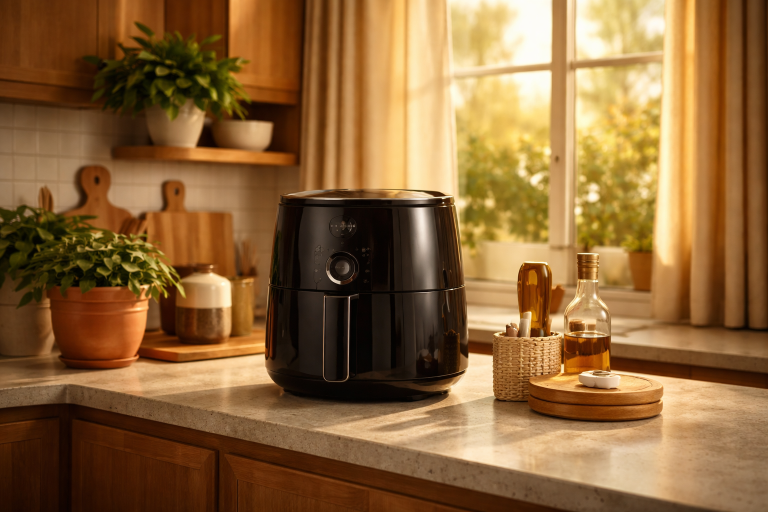
#> input picture frontend/images/imagesposts/Bancada-de-cozinha-iluminada-e-acolhedora.jpg, 1536 x 1024 px (shown at 1/2 size); its folder holds only this picture in this run
$ python redimensionar_imagens_og.py
#> lines starting #> are read from the running program, lines starting #| are printed output that depends on the picture
from PIL import Image
import os
from pathlib import Path

# Diretório de imagens
img_dir = "frontend/images/imagesposts"
backup_dir = "frontend/images/imagesposts_backup"

# Padrão ideal para OG
TARGET_WIDTH = 1200
TARGET_HEIGHT = 630

# Criar backup
os.makedirs(backup_dir, exist_ok=True)

print("=" * 80)
print("REDIMENSIONAMENTO DE IMAGENS OG - AchadoCerto.VIP")
print("=" * 80)
print(f"\nTamanho alvo: {TARGET_WIDTH}x{TARGET_HEIGHT}px")
print(f"Criando backup em: {backup_dir}\n")

jpg_files = [f for f in os.listdir(img_dir) if f.lower().endswith(('.jpg', '.jpeg'))]

processed = 0
errors = []

for img_file in sorted(jpg_files):
    img_path = os.path.join(img_dir, img_file)
    backup_path = os.path.join(backup_dir, img_file)

    try:
        # Fazer backup do original
        if not os.path.exists(backup_path):
            import shutil
            shutil.copy2(img_path, backup_path)

        # Abrir imagem
        img = Image.open(img_path)
#> img is the input picture: PIL image 1536x1024 RGB; mean R, G, B 140.4, 101.7, 57.6
        original_size = img.size
#> original_size = (1536, 1024)

        # Converter para RGB se necessário (RGBA, etc)
        if img.mode != 'RGB':
            img = img.convert('RGB')

        # Redimensionar com aspect ratio mantido + crop inteligente
        # 1. Calcular a proporção
        target_ratio = TARGET_WIDTH / TARGET_HEIGHT
        current_ratio = img.width / img.height
#> current_ratio = 1.5

        if current_ratio > target_ratio:
            # Imagem muito larga - crop na largura
            new_height = TARGET_HEIGHT
            new_width = int(new_height * current_ratio)
        else:
            # Imagem muito alta - crop na altura
            new_width = TARGET_WIDTH
            new_height = int(new_width / current_ratio)
#> new_height = 800

        # Redimensionar primeiro
        img_resized = img.resize((new_width, new_height), Image.Resampling.LANCZOS)
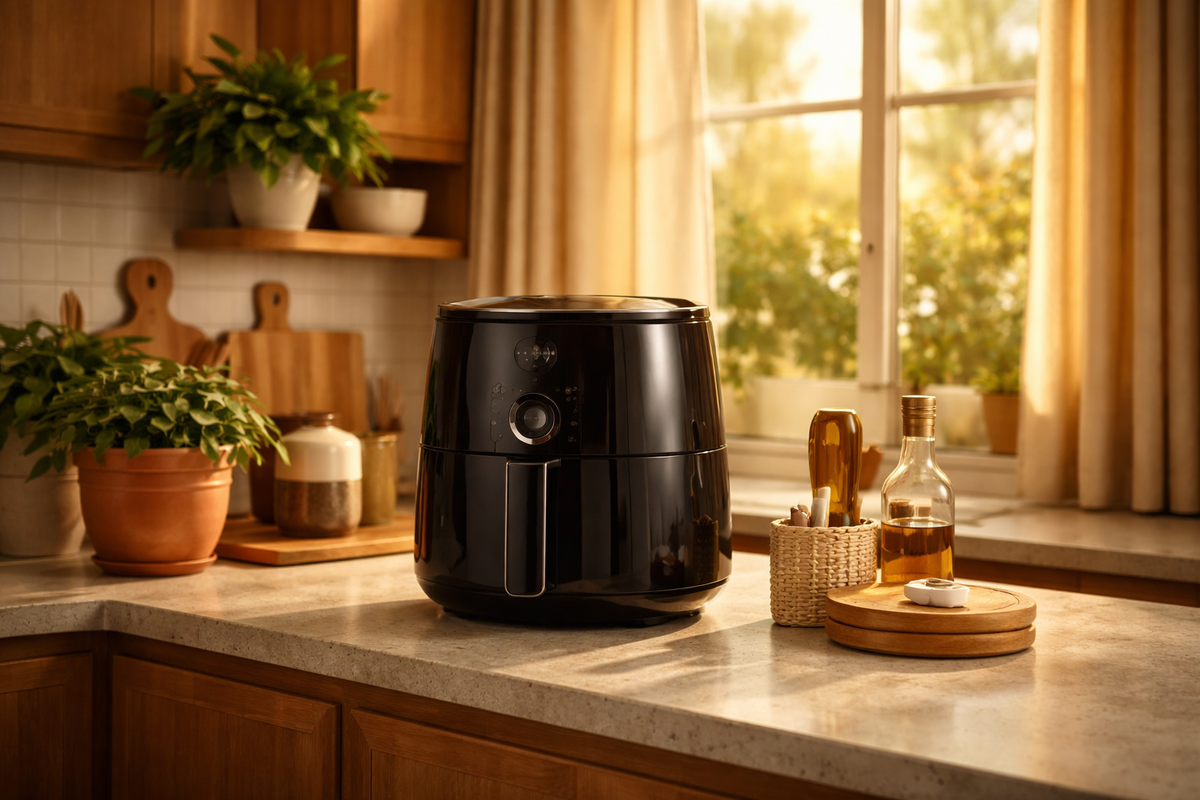
#> img_resized: PIL image 1200x800 RGB; mean R, G, B 140.4, 101.7, 57.6

        # Cortar para tamanho exato (centra a imagem)
        left = (new_width - TARGET_WIDTH) // 2
        top = (new_height - TARGET_HEIGHT) // 2
#> top = 85
        right = left + TARGET_WIDTH
        bottom = top + TARGET_HEIGHT
#> bottom = 715

        img_final = img_resized.crop((left, top, right, bottom))
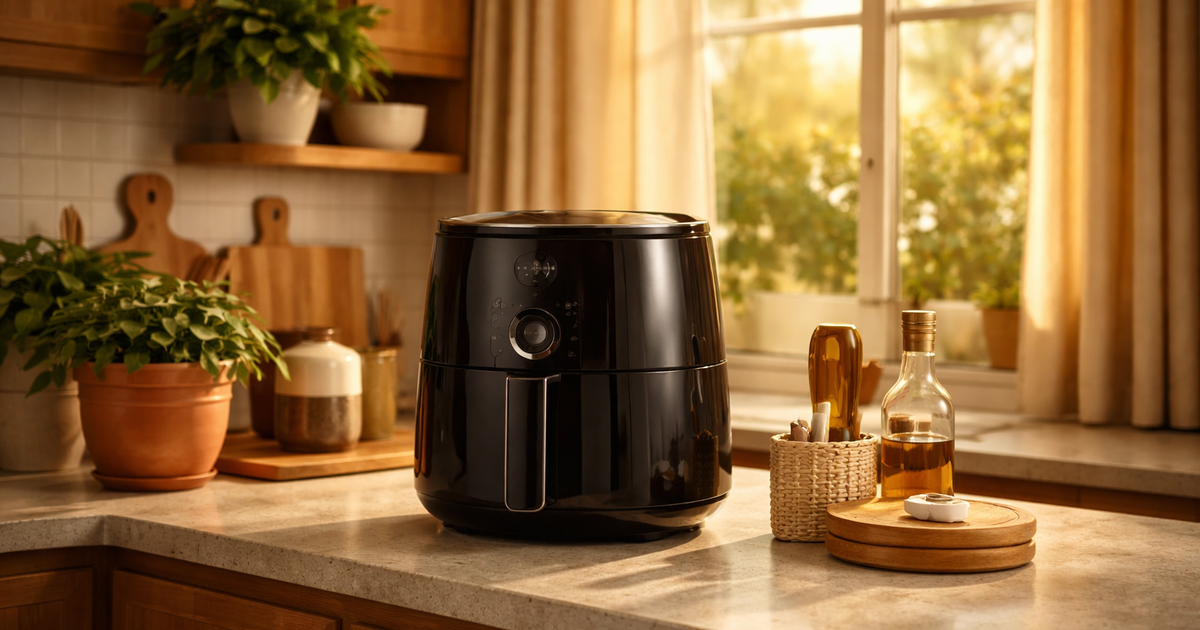
#> img_final: PIL image 1200x630 RGB; mean R, G, B 141.4, 103.1, 57.8

        # Salvar com qualidade otimizada
        img_final.save(img_path, 'JPEG', quality=85, optimize=True)

        file_size_kb = os.path.getsize(img_path) / 1024
        print(f"[OK] {img_file:<38} {original_size[0]:4}x{original_size[1]:4} -> {TARGET_WIDTH}x{TARGET_HEIGHT} ({file_size_kb:6.0f}KB)")
#| [OK] Bancada-de-cozinha-iluminada-e-acolhedora.jpg 1536x1024 -> 1200x630 (   107KB)
        processed += 1

    except Exception as e:
        print(f"[ERRO] {img_file:<38} {str(e)}")
        errors.append((img_file, str(e)))

print("\n" + "=" * 80)
print("RESUMO")
print("=" * 80)
print(f"\nImagens processadas: {processed}/{len(jpg_files)}")
print(f"Backup criado em: {backup_dir}")

if errors:
    print(f"\nErros encontrados: {len(errors)}")
    for img, err in errors:
        print(f"  - {img}: {err}")
else:
    print("\nTodas as imagens foram redimensionadas com sucesso!")

print("\n" + "=" * 80)
